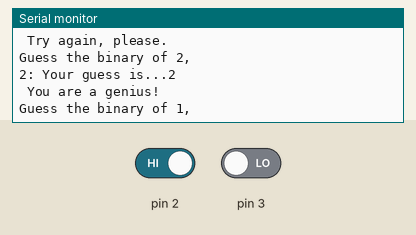
Recording of a sketch running on a simulated Arduino Uno, built with avr-gcc and run on an emulated ATmega328P. Parts: the last lines printed to the serial monitor. Inputs (shaded band) come from the test bench; at power-on: pin 2 HIGH, pin 3 LOW. Random numbers use the default seed unless the sketch sets one.

Above: at 16.8 s.
16.9 s: pin 2 driven LOW
25.0 s: pin 3 driven HIGH
33.1 s: pin 2 driven HIGH
At 38.61 s:
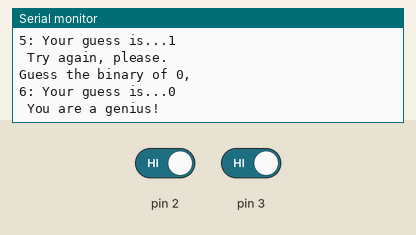
41.2 s: pin 3 driven LOW
At 44.15 s:
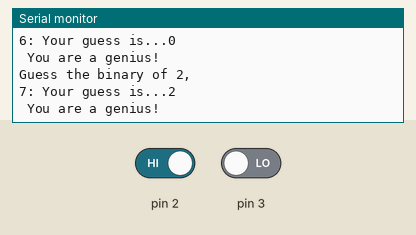
Timing chart, 0 to 45.6 s (numbered marks = the images above; inputs shaded):
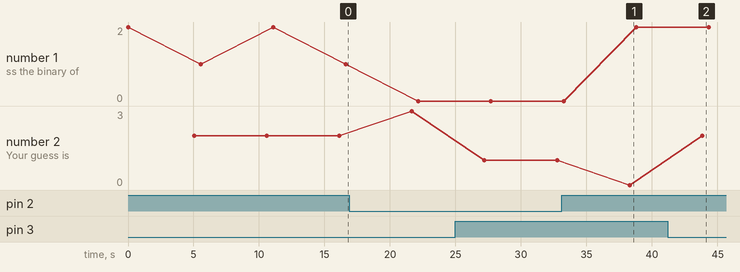

Measured:
- after the input at 33.1 s, the serial monitor: prints a new line after 5.2 s (image 1)
- after the input at 41.2 s, the serial monitor: prints a new line after 2.6 s (image 2)
- plotted number 2: 3 → 1 after the input at 25.0 s

The sketch:

BinaryGame_KO.ino
```cpp
/* 코드이름: BinaryGame.ino
 *  첫 창작일: 2017.2.11(토)
 *  첫 창작자: 김인수 ( insoo@hotmail.com )
 *  동작 설명: 간단한 이진수 게임
 *    시리얼 모니터에 0-3사이의 임의의 십진수가 나타나면,
 *    게임자는 이에 해당하는 이진수를 두개의 슬라이드 스위치로 나타냄.
 *    이 때, 슬라이드 스위치의 On/Off상태가 LED에 나타남.
 *    5초안에 스위치의 조합이 정확한 이진수를 나타내면, 천재 아니면 재시도권함
 *
 *  회로도: 아래 스키매틱에 따라 아두이노 보드와 실물을 연결
 *    디지털포트 2, 3에 연결된 슬라이드 스위치 연결되어 있음.
 *
 *  +5V---+
 *        |
 *        (+)
 *        LED
 *        (-)
 *        |
 *        R (1K)
 *        |
 *        +-------> 디지털포트 2 & 3
 *        |
 *      +-+-+ 슬라이드 스위치(우측으로 스위치레버를 밀면 ON --> GND)
 *      | | |
 *     NC   GND
 *
 */

// 반복루프 및 실행횟수 표시 변수
byte i,cnt;

// 게임기에 사용될 맨 하위 및 상위 포트
byte loLED=2, hiLED=3;

void setup() {
  // 시리얼통신 준비
  Serial.begin(9600);

  // 아날로그 포트의 플로팅 값을 랜덤씨앗으로
  randomSeed(analogRead(0));

  // 슬라이드 스위치가 연결된 각 디지털포트를 입력모드로 설정
  // for 반복루프에 관여하는 문장이 한 문장 밖에 없으므로 { } 생략 가능
  for (i=loLED; i<=hiLED; i++)
    pinMode(i, INPUT);
}

void loop() {
  byte bits[2]; //슬라이드 스위치 상태 저장 배열
  byte aBit; //슬라이드 스위치 위치에 따른 배열값에 해당하는 비트
  byte aDecimal; //슬라이드 스위치 조합값 전체에 해당하는 십진수
  long randNumber; //게임용 랜덤숫자

  // 슬라이드 스위치 각 비트값 및 전체 조합값 초기화
  aBit=0;
  aDecimal=0;

  // 0~3까지 랜덤 숫자 발생
  randNumber = random(0,3);

  // 시리얼모니터 통해서 문제 출제
  Serial.print("Guess the binary of ");
  Serial.print(randNumber); Serial.print(", ");

  // 5초간 여유를 주어, 슬라이드 스위치로 이진수 조합을 표현하게
  delay(5000);

  // 배열의 0번 부터 슬라이드 스위치의 값을 넣기 위해 i-loLED
  // 본 회로도에서 디지털포트에 연결된 슬라이드 스위치는 On일 때 GND가 되고
  //  LED가 켜진 상태로 보인다.
  // 따라서, 디지털 입력 함수로 상태값을 읽으면 On이면 논리 0으로 보이므로,
  //  if문을 사용해서 반대로 바꿔주자.
  for (i=loLED; i<=hiLED; i++)
  {
    if (digitalRead(i) == 0)
      bits[i-loLED]=1;
     else
      bits[i-loLED]=0;
    delay(20);
  }
  Serial.println();
  Serial.print(cnt++); Serial.print(": ");

  // 배열에 담긴 비트값을 읽어서 십진수로 표시한다.
  for (i=loLED; i<=hiLED; i++)
  {
    aBit = bits[i-loLED];
    aDecimal = aDecimal + pow(2,(i-loLED)) * aBit;
  }

  // 만약에 슬라이스 스위치의 조합값과 문제의 수치가 일치하면
  //  천재, 아니면 다시시도를 시리얼모니터에 표시
  Serial.print("Your guess is...");Serial.println(aDecimal);
  if (randNumber == aDecimal)
    Serial.println(" You are a genius!");
  else
    Serial.println(" Try again, please.");

  Serial.println();
  delay(500);
}
```
